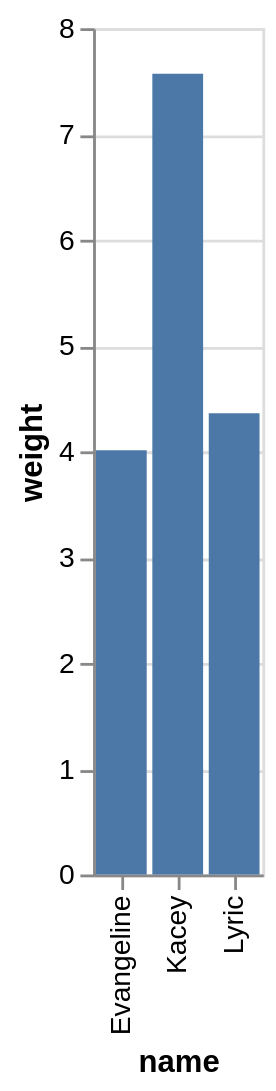

This figure's Vega-Lite source:
### Vega-Lite specification from a JSON file in a GitHub repository (floating-point values rounded to 4 significant figures)
{"data": {"values": [{"x_data": "Evangeline", "y_data": 4.01}, {"x_data": "Kacey", "y_data": 7.57}, {"x_data": "Lyric", "y_data": 4.36}]}, "mark": "bar", "encoding": {"x": {"field": "x_data", "type": "nominal", "title": "name", "sort": "ascending"}, "y": {"field": "y_data", "type": "quantitative", "title": "weight"}}}
